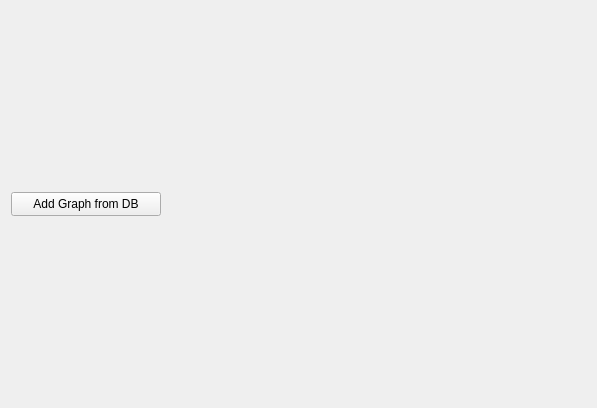
<?xml version="1.0" encoding="UTF-8"?>
<ui version="4.0">
 <class>GraphicWindow</class>
 <widget class="QWidget" name="GraphicWindow">
  <property name="geometry">
   <rect>
    <x>0</x>
    <y>0</y>
    <width>597</width>
    <height>408</height>
   </rect>
  </property>
  <property name="windowTitle">
   <string>Form</string>
  </property>
  <layout class="QVBoxLayout" name="verticalLayout">
   <item>
    <layout class="QVBoxLayout" name="verticalLayout_2"/>
   </item>
   <item>
    <widget class="QPushButton" name="GraphFromDB">
     <property name="minimumSize">
      <size>
       <width>150</width>
       <height>0</height>
      </size>
     </property>
     <property name="maximumSize">
      <size>
       <width>110</width>
       <height>24</height>
      </size>
     </property>
     <property name="text">
      <string>Add Graph from DB</string>
     </property>
    </widget>
   </item>
  </layout>
 </widget>
 <resources/>
 <connections/>
</ui>
